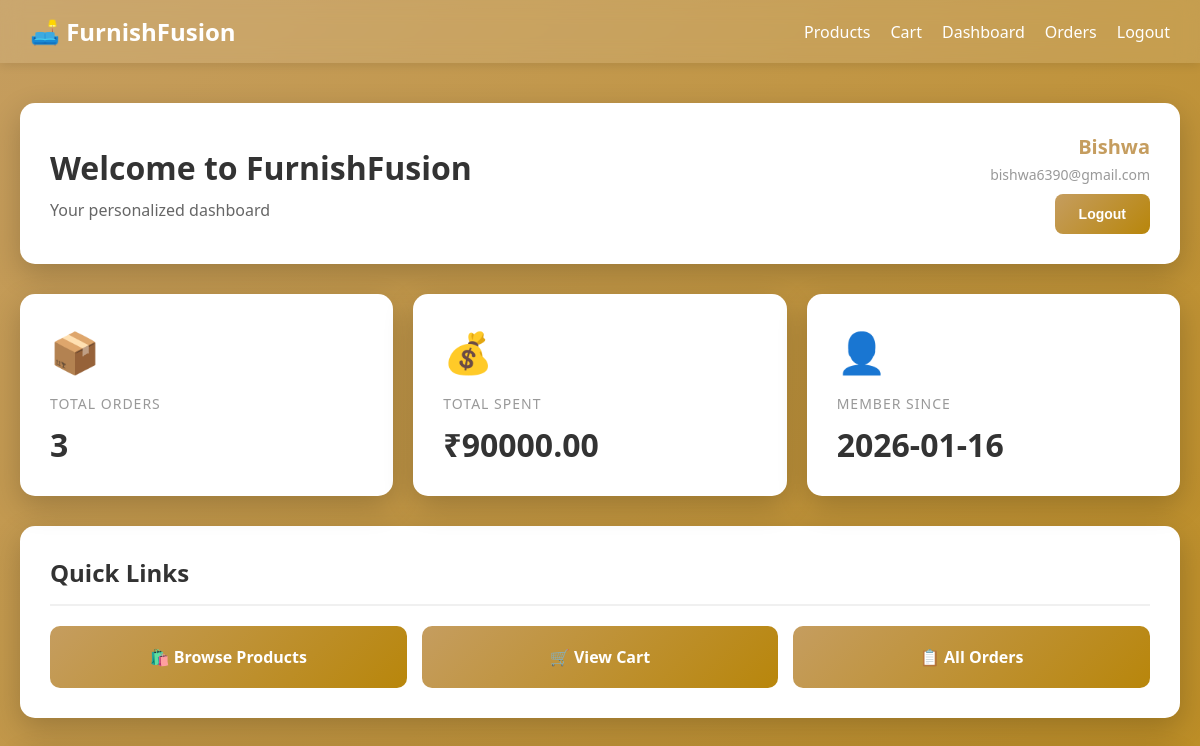
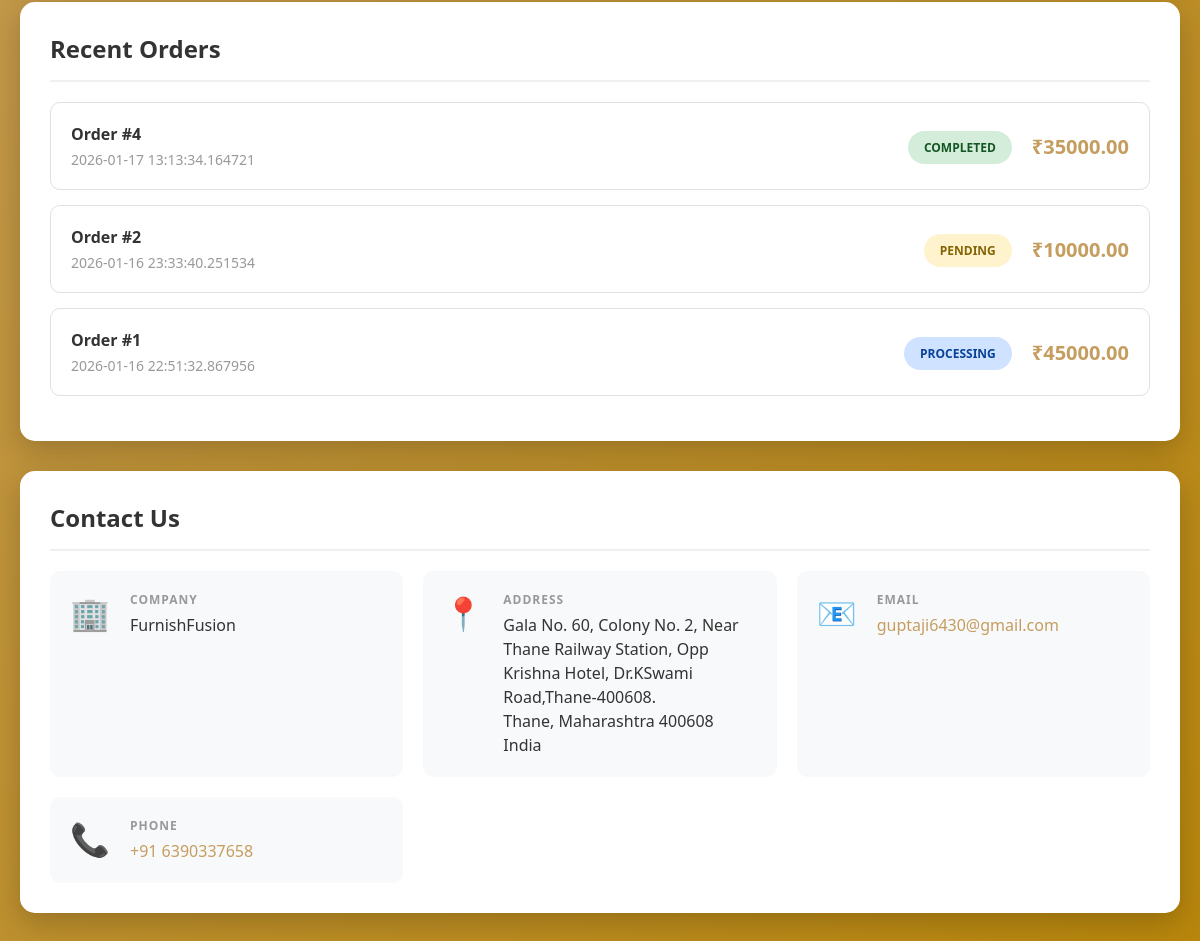
Before: /dashboard (signed in) with the older database file (2 pictures, top to bottom).
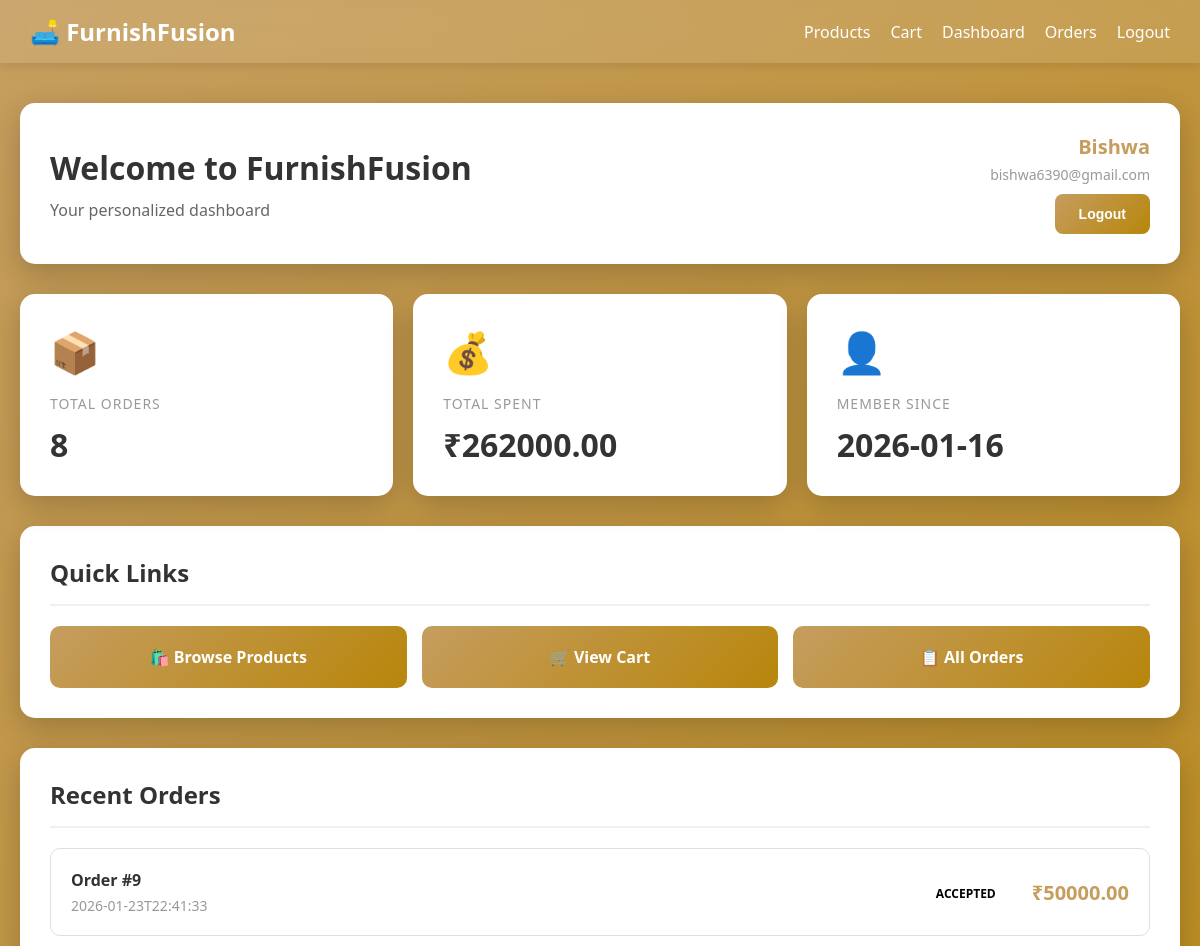
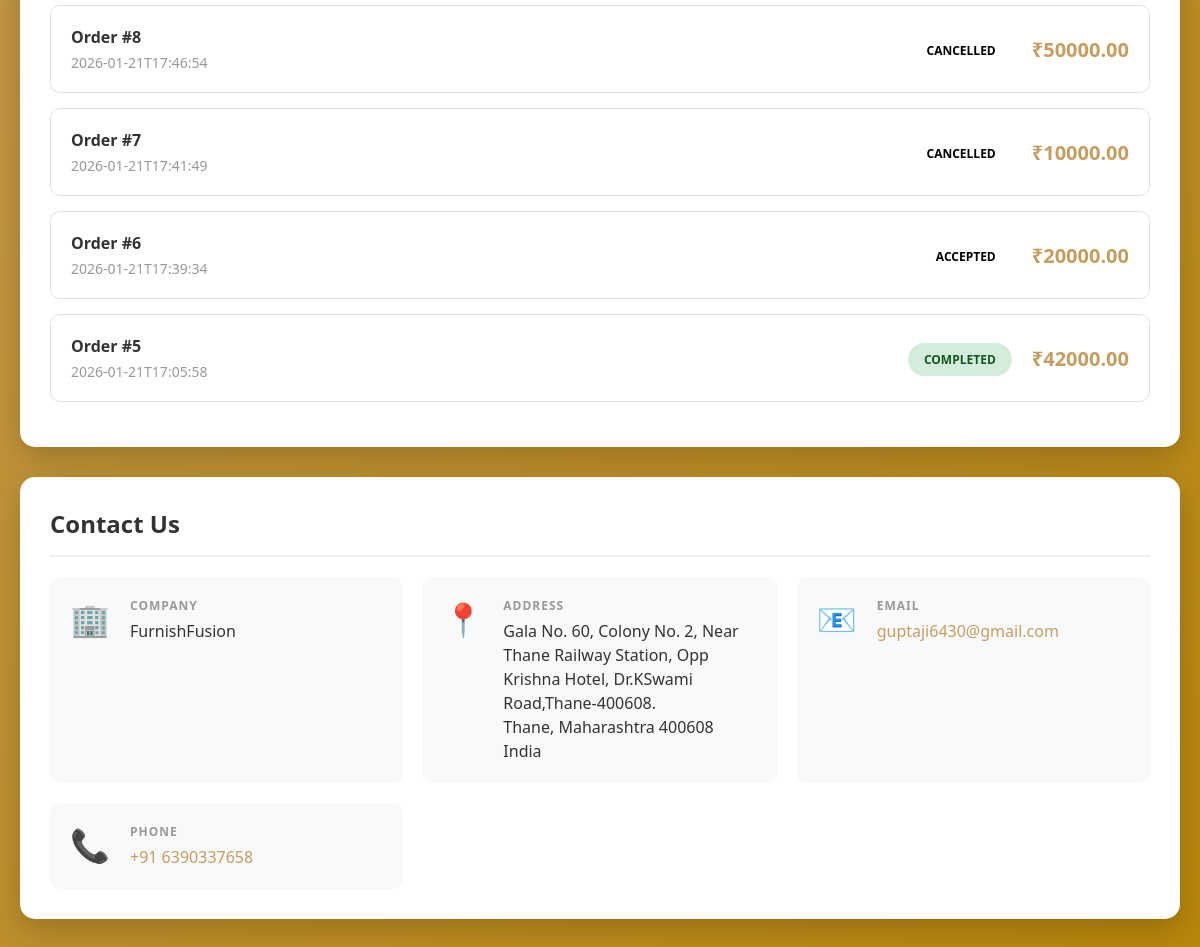
After: the same page with the newer database file (2 pictures, top to bottom).
### tables this page shows
CREATE TABLE orders (
            id INTEGER PRIMARY KEY AUTOINCREMENT,
            user_id INTEGER NOT NULL,
            total REAL NOT NULL,
            status TEXT DEFAULT 'pending',
            created_at TIMESTAMP DEFAULT CURRENT_TIMESTAMP, payment_method TEXT DEFAULT 'cod', payment_status TEXT DEFAULT 'pending', updated_at TEXT, advance_amount REAL, payment_proof_url TEXT, coupon_id INTEGER REFERENCES coupons(id), discount_amount REAL DEFAULT 0, contact_mobile TEXT, contact_address TEXT,
            FOREIGN KEY (user_id) REFERENCES users(id)
        );

### routes/user_routes.py (the view)
@user_bp.route("/dashboard")
def dashboard():
    if "user_id" not in session:
        flash("Please login to access your dashboard.", "error")
        return redirect("/login")
    db = get_db()
    user_id = session["user_id"]
    user = db.execute(
        "SELECT * FROM users WHERE id = ?",
        (user_id,)
    ).fetchone()
    order_count = db.execute(
        "SELECT COUNT(*) as count FROM orders WHERE user_id = ?",
        (user_id,)
    ).fetchone()
    recent_orders = db.execute(
        "SELECT * FROM orders WHERE user_id = ? ORDER BY created_at DESC LIMIT 5",
        (user_id,)
    ).fetchall()
    total_spent = db.execute(
        "SELECT COALESCE(SUM(total), 0) as total FROM orders WHERE user_id = ?",
        (user_id,)
    ).fetchone()
    contact_info = db.execute("SELECT * FROM contact_info LIMIT 1").fetchone()
    return render_template(
        "dashboard.html",
        user=user,
        order_count=order_count["count"] if order_count else 0,
        recent_orders=recent_orders,
        total_spent=total_spent["total"] if total_spent else 0,
        contact_info=contact_info
    )

### app.py (called while the page is built)
@app.context_processor
def inject_wishlist_count():
    from flask import session
    n = 0
    if session.get("user_id"):
        try:
            from db import get_db
            r = get_db().execute("SELECT COUNT(*) as c FROM wishlist WHERE user_id = ?", (session["user_id"],)).fetchone()
            n = r["c"] or 0
        except Exception:
            pass
    return {"wishlist_count": n}

### db.py (called while the page is built)
def get_db():
    db = getattr(g, '_database', None)
    if db is None:
        db = g._database = sqlite3.connect(DATABASE)
        db.row_factory = sqlite3.Row
    return db

### templates/dashboard.html (shortened to what the changed rows need)
<!DOCTYPE html>
<html lang="en">
<head>
</head>
<body>
    <div class="container">
        <div class="header">
            <div>
                <h1>Welcome to FurnishFusion</h1>
            </div>
        </div>
        <div class="stats-grid">
            <div class="stat-card">
                <div class="stat-icon">📦</div>
                <div class="stat-label">Total Orders</div>
                <div class="stat-value">{{ order_count }}</div>
            </div>
            <div class="stat-card">
                <div class="stat-icon">💰</div>
                <div class="stat-label">Total Spent</div>
                <div class="stat-value">₹{{ "%.2f"|format(total_spent) }}</div>
            </div>
        </div>
        <div class="section">
            <h2 class="section-title">Quick Links</h2>
        </div>
        <div class="section">
            <h2 class="section-title">Recent Orders</h2>
            {% if recent_orders %}
                <ul class="orders-list">
                    {% for order in recent_orders %}
                    <li class="order-item">
                        <div class="order-info">
                            <div class="order-id">Order #{{ order.id }}</div>
                            <div class="order-date">{{ order.created_at if order.created_at else 'N/A' }}</div>
                        </div>
                        <div>
                            <span class="order-status status-{{ order.status }}">{{ order.status }}</span>
                        </div>
                        <div class="order-total">₹{{ "%.2f"|format(order.total) }}</div>
                    </li>
                    {% endfor %}
                </ul>
            {% else %}
                <div class="empty-state">
                    <div class="empty-state-icon">📭</div>
                    <p>No orders yet. Start shopping to see your orders here!</p>
                </div>
            {% endif %}
        </div>
        {% if contact_info %}
        <div class="section">
            <h2 class="section-title">Contact Us</h2>
        </div>
        {% endif %}
    </div>
</body>
</html>

Changed rows visible on the page:
no longer on this page (row edited): orders: id "4", created_at "2026-01-17 13:13:34.164721", status "COMPLETED", total "35000.00"
no longer on this page (row edited): orders: id "2", created_at "2026-01-16 23:33:40.251534", status "PENDING", total "10000.00"
no longer on this page (row edited): orders: id "1", created_at "2026-01-16 22:51:32.867956", status "PROCESSING", total "45000.00"
added orders: id "9", created_at "2026-01-23T22:41:33", status "ACCEPTED", total "50000.00"
added orders: id "8", created_at "2026-01-21T17:46:54", status "CANCELLED", total "50000.00"
added orders: id "7", created_at "2026-01-21T17:41:49", status "CANCELLED", total "10000.00"
added orders: id "6", created_at "2026-01-21T17:39:34", status "ACCEPTED", total "20000.00"
added orders: id "5", created_at "2026-01-21T17:05:58", status "COMPLETED", total "42000.00"
Other visible differences:
{{ order_count }}: "3" → "8"
{{ "%.2f"|format(total_spent) }}: "90000.00" → "262000.00"
